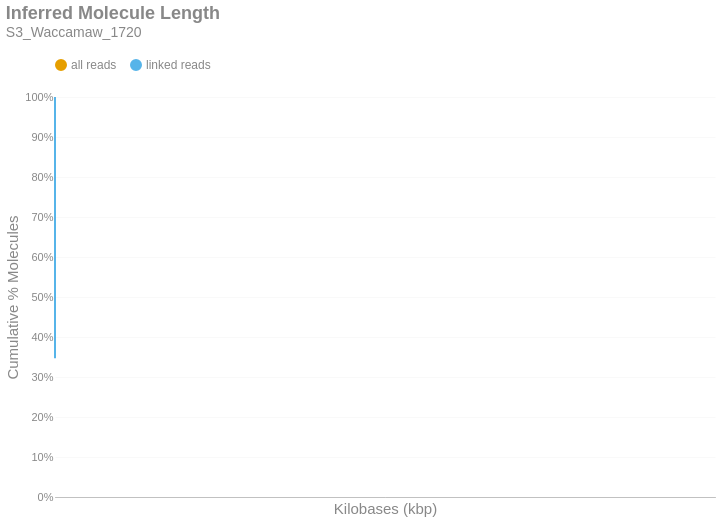

This figure's notebook cell:
### Markdown cell above
### Inferred Molecule Length
This is the cumulative frequency distribution of molecule lengths inferred from the first and last alignment positions along a contig for all alignments associated with a single linked-read barcode on a given contig.There are two distributions: one with `all` the alignments (yellow) and another with only `linked reads` (blue). The percent of molecules in the `linked reads` distribution is relative to the total number of linked molecules.

### Code cell
if SKIPLR:
    print_html(f"Skipped")
else:
    binned_df = consolidated_hist(valids['length_inferred']/1000, mask, 10, True)
    binned_df = binned_df.with_columns(
        pl.when(pl.col('bin').cast(pl.Utf8) == '0').then(pl.lit('1')).otherwise(pl.col('bin').cast(pl.Utf8)).alias('bin')
    )
    with SafeRender(binned_df):
        (
            density_plot(binned_df, 'Inferred Molecule Length', samplename, 'inferredlen')
            .transform_calculate(bin_kb='datum.bin / 1000')
            .encode(
                x=alt.X('bin_kb:Q', title="Kilobases (kbp)").scale(type='log', padding=0).axis(labelAngle=-40),
                y=alt.Y('value:Q', title='Cumulative % Molecules')
                    .axis(format='%')
                    .stack(False)
                    .scale(domainMin=0, domainMax=1,padding=0),
                color=alt.Color("key:N").scale(domain = ["all reads", "linked reads"]),
                tooltip = [
                    alt.Tooltip("key:N", title = "Data Type"),
                    alt.Tooltip("range_label:N", title="Kilobases"),
                    alt.Tooltip("value:Q", format = ".2%", title="% Molecules (Cum.)")
                ]
            )
        ).display()

### Figure 1 — Vega-Lite specification as saved in the notebook (floating-point values rounded to 4 significant figures)
{"width": "container", "height": 400, "config": {"title": {"anchor": "start", "dy": -15, "fontSize": 18, "color": "#888888", "subtitleColor": "#888888", "subtitleFontSize": 14}, "arc": {"fill": "#0072B2"}, "axis": {"domainColor": "#888888", "domainWidth": 0.5, "gridWidth": 0.2, "grid": false, "titleFontWeight": 400, "titleFontSize": 15, "labelFontSize": 11, "labelColor": "#888888", "tickColor": "#888888", "tickWidth": 0.2, "titleColor": "#888888"}, "axisBand": {"grid": false}, "axisX": {"grid": true, "tickSize": 10, "domainCap": "round"}, "axisY": {"domain": false, "grid": true, "tickSize": 0, "domainCap": "round"}, "background": "transparent", "header": {"labelFontSize": 15, "labelColor": "#888888", "titleFontSize": 15, "titleFontWeight": 600, "titleColor": "#888888"}, "legend": {"labelFont": "sans-serif", "labelFontSize": 12, "labelColor": "#888888", "symbolSize": 100, "symbolType": "circle", "titleFontSize": 12, "titlePadding": 10, "titleColor": "#888888", "title": null, "orient": "top"}, "range": {"category": ["#E69F00", "#56B4E9", "#009E73", "#F0E442", "#0072B2", "#D55E00", "#CC79A7", "#000000"], "diverging": ["#cfe8f3", "#a2d4ec", "#73bfe2", "#46abdb", "#1696d2", "#12719e"]}, "area": {"fill": "#0072B2", "fillOpacity": 0.7, "line": true, "strokeOpacity": 0.7}, "line": {"color": "#0072B2", "stroke": "#0072B2", "strokeWidth": 2}, "trail": {"color": "#0072B2", "stroke": "#0072B2", "strokeWidth": 0, "size": 1}, "point": {"filled": true, "fillOpacity": 1.0, "size": 95}, "text": {"color": "#888888", "fontSize": 11, "align": "right", "fontWeight": 400, "size": 11}, "bar": {"fill": "#0072B2", "stroke": null}, "view": {"stroke": null, "continuousWidth": 660, "continuousHeight": 400}}, "data": {"name": "data-2e9fcb44158e6ce03abb20de17c302a6"}, "mark": {"type": "line", "interpolate": "monotone", "point": {"opacity": 0, "size": 275}}, "encoding": {"color": {"field": "key", "scale": {"domain": ["all reads", "linked reads"]}, "type": "nominal"}, "tooltip": [{"field": "key", "title": "Data Type", "type": "nominal"}, {"field": "range_label", "title": "Kilobases", "type": "nominal"}, {"field": "value", "format": ".2%", "title": "% Molecules (Cum.)", "type": "quantitative"}], "x": {"axis": {"labelAngle": -40}, "field": "bin_kb", "scale": {"type": "log", "padding": 0}, "title": "Kilobases (kbp)", "type": "quantitative"}, "y": {"axis": {"format": "%"}, "field": "value", "scale": {"domainMin": 0, "domainMax": 1, "padding": 0}, "stack": false, "title": "Cumulative % Molecules", "type": "quantitative"}}, "params": [{"name": "param_c36ac31b6afebe62", "select": {"type": "point", "fields": ["key"]}, "bind": "legend"}], "title": {"text": "Inferred Molecule Length", "subtitle": "S3_Waccamaw_1720"}, "transform": [{"fold": ["all reads (cumsum)", "linked reads (cumsum)"]}, {"calculate": "replace(datum.key, ' (cumsum)', '')", "as": "key"}, {"filter": {"param": "param_c36ac31b6afebe62"}}, {"calculate": "datum.bin / 1000", "as": "bin_kb"}], "usermeta": {"embedOptions": {"downloadFileName": "S3_Waccamaw_1720.inferredlen"}}, "$schema": "https://vega.github.io/schema/vega-lite/v6.1.0.json", "datasets": {"data-2e9fcb44158e6ce03abb20de17c302a6": [{"bin": "0.0", "interval": "0.0-10.0", "all reads": 0.7465, "linked reads": 0.3471, "all reads (cumsum)": 0.7465, "linked reads (cumsum)": 0.3471, "range_label": "0-9"}, {"bin": "10.0", "interval": "10.0-20.0", "all reads": 0.07506, "linked reads": 0.1917, "all reads (cumsum)": 0.8216, "linked reads (cumsum)": 0.5387, "range_label": "10-19"}, {"bin": "20.0", "interval": "20.0-30.0", "all reads": 0.05492, "linked reads": 0.1411, "all reads (cumsum)": 0.8765, "linked reads (cumsum)": 0.6798, "range_label": "20-29"}, {"bin": "30.0", "interval": "30.0-40.0", "all reads": 0.04104, "linked reads": 0.1058, "all reads (cumsum)": 0.9176, "linked reads (cumsum)": 0.7857, "range_label": "30-39"}, {"bin": "40.0", "interval": "40.0-50.0", "all reads": 0.03057, "linked reads": 0.07901, "all reads (cumsum)": 0.9481, "linked reads (cumsum)": 0.8647, "range_label": "40-49"}, {"bin": "50.0", "interval": "50.0-60.0", "all reads": 0.01838, "linked reads": 0.04792, "all reads (cumsum)": 0.9665, "linked reads (cumsum)": 0.9126, "range_label": "50-59"}, {"bin": "60.0", "interval": "60.0-70.0", "all reads": 0.01224, "linked reads": 0.03193, "all reads (cumsum)": 0.9787, "linked reads (cumsum)": 0.9445, "range_label": "60-69"}, {"bin": "70.0", "interval": "70.0-80.0", "all reads": 0.007981, "linked reads": 0.02083, "all reads (cumsum)": 0.9867, "linked reads (cumsum)": 0.9654, "range_label": "70-79"}, {"bin": "80.0", "interval": "80.0-90.0", "all reads": 0.005162, "linked reads": 0.01347, "all reads (cumsum)": 0.9919, "linked reads (cumsum)": 0.9788, "range_label": "80-89"}, {"bin": "90.0", "interval": "90.0-100.0", "all reads": 0.003223, "linked reads": 0.008413, "all reads (cumsum)": 0.9951, "linked reads (cumsum)": 0.9872, "range_label": "90-99"}, {"bin": "100.0", "interval": "100.0-110.0", "all reads": 0.001965, "linked reads": 0.005128, "all reads (cumsum)": 0.9971, "linked reads (cumsum)": 0.9924, "range_label": "100-109"}, {"bin": "110.0", "interval": "110.0-120.0", "all reads": 0.001194, "linked reads": 0.003117, "all reads (cumsum)": 0.9983, "linked reads (cumsum)": 0.9955, "range_label": "110-119"}, {"bin": "120.0", "interval": "120.0-130.0", "all reads": 0.0007029, "linked reads": 0.001835, "all reads (cumsum)": 0.999, "linked reads (cumsum)": 0.9973, "range_label": "120-129"}, {"bin": "130.0", "interval": "130.0-140.0", "all reads": 0.0004213, "linked reads": 0.0011, "all reads (cumsum)": 0.9994, "linked reads (cumsum)": 0.9984, "range_label": "130-139"}, {"bin": "140.0", "interval": "140.0-150.0", "all reads": 0.0002439, "linked reads": 0.0006366, "all reads (cumsum)": 0.9996, "linked reads (cumsum)": 0.9991, "range_label": "140-149"}, {"bin": "150.0", "interval": "150.0-160.0", "all reads": 0.0001442, "linked reads": 0.0003763, "all reads (cumsum)": 0.9998, "linked reads (cumsum)": 0.9994, "range_label": "150-159"}, {"bin": "160.0", "interval": "160.0-170.0", "all reads": 8.309e-05, "linked reads": 0.0002169, "all reads (cumsum)": 0.9999, "linked reads (cumsum)": 0.9997, "range_label": "160-169"}, {"bin": "170.0", "interval": "170.0-180.0", "all reads": 5.215e-05, "linked reads": 0.0001361, "all reads (cumsum)": 0.9999, "linked reads (cumsum)": 0.9998, "range_label": "170-179"}, {"bin": "180.0", "interval": "180.0-190.0", "all reads": 3.017e-05, "linked reads": 7.874e-05, "all reads (cumsum)": 0.9999, "linked reads (cumsum)": 0.9999, "range_label": "180-189"}, {"bin": "190.0", "interval": "190.0-200.0", "all reads": 1.917e-05, "linked reads": 5.004e-05, "all reads (cumsum)": 1.0, "linked reads (cumsum)": 0.9999, "range_label": "190-199"}, {"bin": "200.0", "interval": "200.0-210.0", "all reads": 9.97e-06, "linked reads": 2.602e-05, "all reads (cumsum)": 1.0, "linked reads (cumsum)": 0.9999, "range_label": "200-209"}, {"bin": "210.0", "interval": "210.0-220.0", "all reads": 9.459e-06, "linked reads": 2.469e-05, "all reads (cumsum)": 1.0, "linked reads (cumsum)": 1.0, "range_label": "210-219"}, {"bin": "220.0", "interval": "220.0-230.0", "all reads": 4.218e-06, "linked reads": 1.101e-05, "all reads (cumsum)": 1.0, "linked reads (cumsum)": 1.0, "range_label": "220-229"}, {"bin": "230.0", "interval": "230.0-240.0", "all reads": 2.684e-06, "linked reads": 7.006e-06, "all reads (cumsum)": 1.0, "linked reads (cumsum)": 1.0, "range_label": "230-239"}, {"bin": "240.0", "interval": "240.0-250.0", "all reads": 2.429e-06, "linked reads": 6.339e-06, "all reads (cumsum)": 1.0, "linked reads (cumsum)": 1.0, "range_label": "240-249"}, {"bin": "250.0", "interval": "250.0-260.0", "all reads": 1.15e-06, "linked reads": 3.003e-06, "all reads (cumsum)": 1.0, "linked reads (cumsum)": 1.0, "range_label": "250-259"}, {"bin": "260.0", "interval": "260.0-270.0", "all reads": 1.15e-06, "linked reads": 3.003e-06, "all reads (cumsum)": 1.0, "linked reads (cumsum)": 1.0, "range_label": "260-269"}, {"bin": "270.0", "interval": "270.0-280.0", "all reads": 3.835e-07, "linked reads": 1.001e-06, "all reads (cumsum)": 1.0, "linked reads (cumsum)": 1.0, "range_label": "270-279"}, {"bin": "280.0", "interval": "280.0-290.0", "all reads": 2.556e-07, "linked reads": 6.672e-07, "all reads (cumsum)": 1.0, "linked reads (cumsum)": 1.0, "range_label": "280-289"}, {"bin": "290.0", "interval": "290.0-300.0", "all reads": 1.278e-07, "linked reads": 3.336e-07, "all reads (cumsum)": 1.0, "linked reads (cumsum)": 1.0, "range_label": "290-299"}, {"bin": "300.0", "interval": "300.0-310.0", "all reads": 2.556e-07, "linked reads": 6.672e-07, "all reads (cumsum)": 1.0, "linked reads (cumsum)": 1.0, "range_label": "300-309"}, {"bin": "310.0", "interval": "310.0-320.0", "all reads": 0.0, "linked reads": 0.0, "all reads (cumsum)": 1.0, "linked reads (cumsum)": 1.0, "range_label": "310-319"}, {"bin": "320.0", "interval": "320.0-330.0", "all reads": 1.278e-07, "linked reads": 3.336e-07, "all reads (cumsum)": 1.0, "linked reads (cumsum)": 1.0, "range_label": "320-329"}, {"bin": "330.0", "interval": "330.0-340.0", "all reads": 2.556e-07, "linked reads": 6.672e-07, "all reads (cumsum)": 1.0, "linked reads (cumsum)": 1.0, "range_label": "330-339"}, {"bin": "340.0", "interval": "340.0-350.0", "all reads": 0.0, "linked reads": 0.0, "all reads (cumsum)": 1.0, "linked reads (cumsum)": 1.0, "range_label": "340-349"}, {"bin": "350.0", "interval": "350.0-360.0", "all reads": 1.278e-07, "linked reads": 3.336e-07, "all reads (cumsum)": 1.0, "linked reads (cumsum)": 1.0, "range_label": "350-359"}]}}
